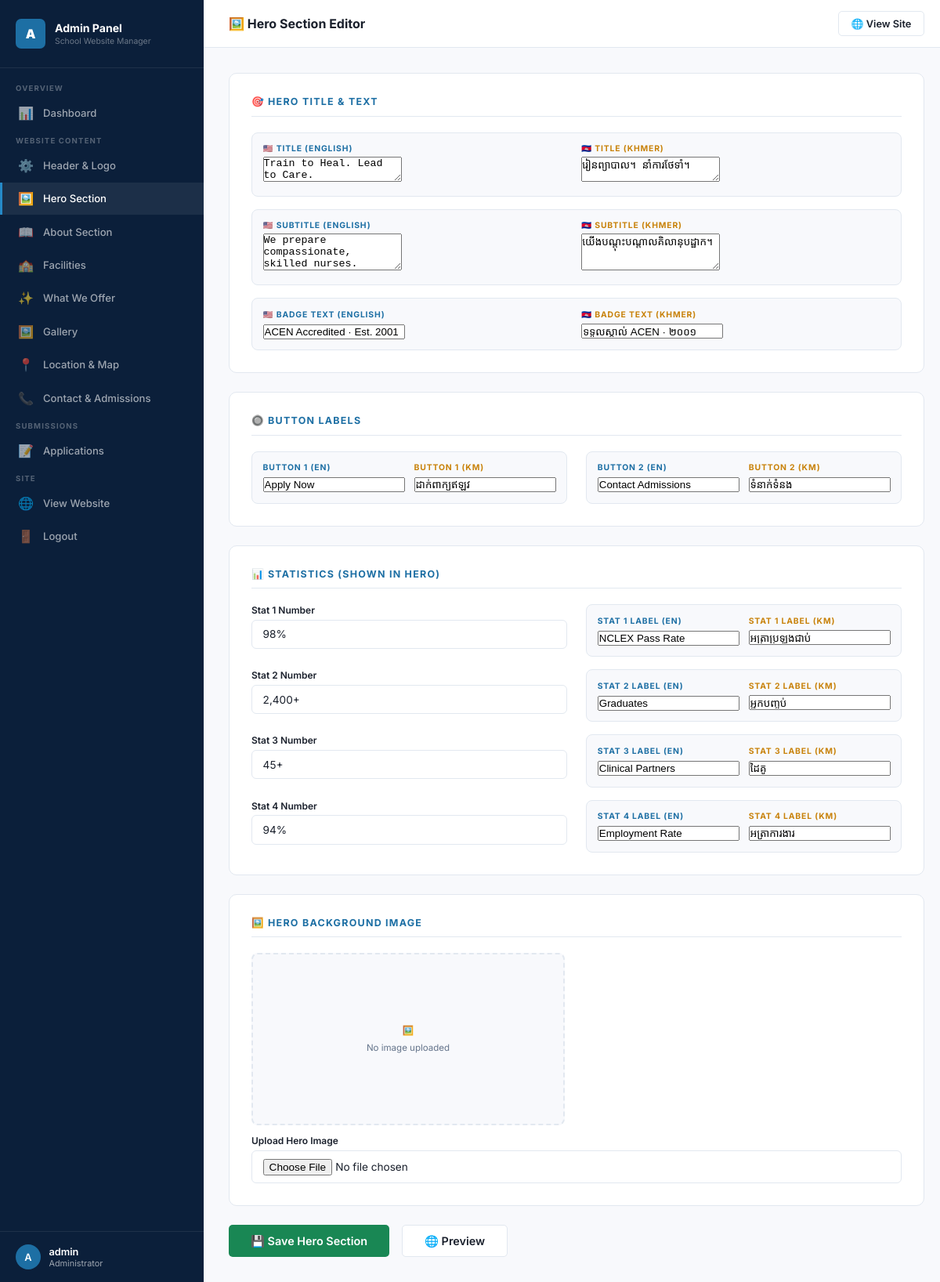
/admin-panel/hero/ (signed in), run on the app's committed database.
### core/models.py (models this page shows, shortened)
class HeroSection(models.Model):
    title_en = models.CharField(max_length=300, default="Train to Heal. Lead to Care.")
    title_km = models.CharField(max_length=300, default="រៀនព្យាបាល។ នាំការថែទាំ។")
    subtitle_en = models.TextField(default="We prepare compassionate, skilled nurses.")
    subtitle_km = models.TextField(default="យើងបណ្តុះបណ្តាលគិលានុបដ្ឋាក។")
    badge_en = models.CharField(max_length=200, default="ACEN Accredited · Est. 2001")
    badge_km = models.CharField(max_length=200, default="ទទួលស្គាល់ ACEN · ២០០១")
    btn1_en = models.CharField(max_length=100, default="Apply Now")
    btn1_km = models.CharField(max_length=100, default="ដាក់ពាក្យឥឡូវ")
    btn2_en = models.CharField(max_length=100, default="Contact Admissions")
    btn2_km = models.CharField(max_length=100, default="ទំនាក់ទំនង")
    background_image = models.ImageField(upload_to='hero/', blank=True, null=True)
    stat1_num = models.CharField(max_length=20, default="98%")
    stat1_label_en = models.CharField(max_length=100, default="NCLEX Pass Rate")
    stat1_label_km = models.CharField(max_length=100, default="អត្រាប្រឡងជាប់")
    stat2_num = models.CharField(max_length=20, default="2,400+")
    stat2_label_en = models.CharField(max_length=100, default="Graduates")
    stat2_label_km = models.CharField(max_length=100, default="អ្នកបញ្ចប់")
    stat3_num = models.CharField(max_length=20, default="45+")
    stat3_label_en = models.CharField(max_length=100, default="Clinical Partners")
    stat3_label_km = models.CharField(max_length=100, default="ដៃគូ")
    stat4_num = models.CharField(max_length=20, default="94%")
    stat4_label_en = models.CharField(max_length=100, default="Employment Rate")
    stat4_label_km = models.CharField(max_length=100, default="អត្រាការងារ")
    updated_at = models.DateTimeField(auto_now=True)

### core/views.py (the view, shortened to what this page needs)
# urls.py: path('admin-panel/hero/', views.admin_hero, name='admin_hero'),
@login_required
def admin_hero(request):
    obj, _ = HeroSection.objects.get_or_create(pk=1)
    return render(request, 'admin_panel/hero.html', {'obj': obj})

### core/templates/admin_panel/hero.html (shortened to what this page needs)
{% extends 'admin_panel/base.html' %}
{% block page_title %}🖼️ Hero Section Editor{% endblock %}
{% block content %}
<form method="post" enctype="multipart/form-data">
<div class="form-section">
  <div class="form-section-title">🎯 Hero Title & Text</div>
  <div class="lang-pair" style="margin-bottom:1rem">
    <div><div class="en-label">🇺🇸 Title (English)</div><textarea name="title_en" rows="2" placeholder="Main hero title">{{ obj.title_en }}</textarea></div>
    <div><div class="km-label">🇰🇭 Title (Khmer)</div><textarea name="title_km" rows="2" placeholder="ចំណងជើងឈានមុខ">{{ obj.title_km }}</textarea></div>
  </div>
  <div class="lang-pair" style="margin-bottom:1rem">
    <div><div class="en-label">🇺🇸 Subtitle (English)</div><textarea name="subtitle_en" rows="3" placeholder="Hero subtitle/description">{{ obj.subtitle_en }}</textarea></div>
    <div><div class="km-label">🇰🇭 Subtitle (Khmer)</div><textarea name="subtitle_km" rows="3" placeholder="ការពណ៌នា">{{ obj.subtitle_km }}</textarea></div>
  </div>
  <div class="lang-pair">
    <div><div class="en-label">🇺🇸 Badge Text (English)</div><input type="text" name="badge_en" value="{{ obj.badge_en }}" placeholder="e.g. ACEN Accredited · Est. 2001"></div>
    <div><div class="km-label">🇰🇭 Badge Text (Khmer)</div><input type="text" name="badge_km" value="{{ obj.badge_km }}" placeholder="ស្លាកអត្ថបទ"></div>
  </div>
</div>
<div class="form-section">
  <div class="form-section-title">🔘 Button Labels</div>
  <div class="form-grid">
    <div class="lang-pair"><div><div class="en-label">Button 1 (EN)</div><input type="text" name="btn1_en" value="{{ obj.btn1_en }}"></div><div><div class="km-label">Button 1 (KM)</div><input type="text" name="btn1_km" value="{{ obj.btn1_km }}"></div></div>
    <div class="lang-pair"><div><div class="en-label">Button 2 (EN)</div><input type="text" name="btn2_en" value="{{ obj.btn2_en }}"></div><div><div class="km-label">Button 2 (KM)</div><input type="text" name="btn2_km" value="{{ obj.btn2_km }}"></div></div>
  </div>
</div>
<div class="form-section">
  <div class="form-section-title">📊 Statistics (shown in hero)</div>
  <div class="form-grid">
    <div class="frow"><label>Stat 1 Number</label><input type="text" name="stat1_num" value="{{ obj.stat1_num }}" placeholder="98%"></div>
    <div class="lang-pair"><div><div class="en-label">Stat 1 Label (EN)</div><input type="text" name="stat1_label_en" value="{{ obj.stat1_label_en }}"></div><div><div class="km-label">Stat 1 Label (KM)</div><input type="text" name="stat1_label_km" value="{{ obj.stat1_label_km }}"></div></div>
    <div class="frow"><label>Stat 2 Number</label><input type="text" name="stat2_num" value="{{ obj.stat2_num }}" placeholder="2,400+"></div>
    <div class="lang-pair"><div><div class="en-label">Stat 2 Label (EN)</div><input type="text" name="stat2_label_en" value="{{ obj.stat2_label_en }}"></div><div><div class="km-label">Stat 2 Label (KM)</div><input type="text" name="stat2_label_km" value="{{ obj.stat2_label_km }}"></div></div>
    <div class="frow"><label>Stat 3 Number</label><input type="text" name="stat3_num" value="{{ obj.stat3_num }}" placeholder="45+"></div>
    <div class="lang-pair"><div><div class="en-label">Stat 3 Label (EN)</div><input type="text" name="stat3_label_en" value="{{ obj.stat3_label_en }}"></div><div><div class="km-label">Stat 3 Label (KM)</div><input type="text" name="stat3_label_km" value="{{ obj.stat3_label_km }}"></div></div>
    <div class="frow"><label>Stat 4 Number</label><input type="text" name="stat4_num" value="{{ obj.stat4_num }}" placeholder="94%"></div>
    <div class="lang-pair"><div><div class="en-label">Stat 4 Label (EN)</div><input type="text" name="stat4_label_en" value="{{ obj.stat4_label_en }}"></div><div><div class="km-label">Stat 4 Label (KM)</div><input type="text" name="stat4_label_km" value="{{ obj.stat4_label_km }}"></div></div>
  </div>
</div>
<div class="form-section">
  <div class="form-section-title">🖼️ Hero Background Image</div>
  {% if obj.background_image %}<div class="img-preview" style="max-width:400px;height:220px"><img src="{{ obj.background_image.url }}" alt="Hero bg"></div><p style="font-size:.75rem;color:var(--muted);margin-bottom:.75rem">Current image — upload new to replace</p>{% else %}<div class="img-preview" style="max-width:400px;height:220px"><div class="no-img"><span>🖼️</span><span>No image uploaded</span></div></div>{% endif %}
  <div class="frow"><label>Upload Hero Image</label><input type="file" name="background_image" accept="image/*"></div>
</div>
<div style="display:flex;gap:1rem"><button type="submit" class="topbar-btn btn-green" style="font-size:.9rem;padding:.65rem 1.75rem">💾 Save Hero Section</button><a href="/" target="_blank" class="topbar-btn btn-outline" style="font-size:.9rem;padding:.65rem 1.75rem">🌐 Preview</a></div>
</form>
{% endblock %}

### core/templates/admin_panel/base.html (shortened to what this page needs)
<!DOCTYPE html>
<html lang="en">
<head>
</head>
<body>
<aside class="sidebar">
  <div class="sb-logo">
    <div class="sb-logo-inner">
      <div class="sb-logo-mark">A</div>
      <div>
        <div class="sb-logo-text">Admin Panel</div>
        <span class="sb-logo-sub">School Website Manager</span>
      </div>
    </div>
  </div>
  <nav class="sb-nav">
    <div class="sb-section">Overview</div>
    <a href="/admin-panel/" class="sb-link {% if request.resolver_match.url_name == 'admin_dashboard' %}active{% endif %}"><span class="icon">📊</span>Dashboard</a>
    <div class="sb-section">Website Content</div>
    <a href="/admin-panel/site-settings/" class="sb-link {% if request.resolver_match.url_name == 'admin_site_settings' %}active{% endif %}"><span class="icon">⚙️</span>Header & Logo</a>
    <a href="/admin-panel/hero/" class="sb-link {% if request.resolver_match.url_name == 'admin_hero' %}active{% endif %}"><span class="icon">🖼️</span>Hero Section</a>
    <a href="/admin-panel/about/" class="sb-link {% if request.resolver_match.url_name == 'admin_about' %}active{% endif %}"><span class="icon">📖</span>About Section</a>
    <a href="/admin-panel/facilities/" class="sb-link {% if request.resolver_match.url_name == 'admin_facilities' %}active{% endif %}"><span class="icon">🏫</span>Facilities</a>
    <a href="/admin-panel/offers/" class="sb-link {% if request.resolver_match.url_name == 'admin_offers' %}active{% endif %}"><span class="icon">✨</span>What We Offer</a>
    <a href="/admin-panel/gallery/" class="sb-link {% if request.resolver_match.url_name == 'admin_gallery' %}active{% endif %}"><span class="icon">🖼️</span>Gallery</a>
    <a href="/admin-panel/location/" class="sb-link {% if request.resolver_match.url_name == 'admin_location' %}active{% endif %}"><span class="icon">📍</span>Location & Map</a>
    <a href="/admin-panel/contact/" class="sb-link {% if request.resolver_match.url_name == 'admin_contact' %}active{% endif %}"><span class="icon">📞</span>Contact & Admissions</a>
    <div class="sb-section">Submissions</div>
    <a href="/admin-panel/applications/" class="sb-link {% if 'application' in request.resolver_match.url_name %}active{% endif %}"><span class="icon">📝</span>Applications</a>
    <div class="sb-section">Site</div>
    <a href="/" target="_blank" class="sb-link"><span class="icon">🌐</span>View Website</a>
    <a href="/admin-panel/logout/" class="sb-link"><span class="icon">🚪</span>Logout</a>
  </nav>
  <div class="sb-footer">
    <div class="sb-user">
      <div class="sb-avatar">{{ request.user.username|first|upper }}</div>
      <div><div style="color:#fff;font-size:.8rem;font-weight:600">{{ request.user.username }}</div><div style="font-size:.68rem">Administrator</div></div>
    </div>
  </div>
</aside>
<main class="main">
  <div class="topbar">
    <div class="topbar-title">{% block page_title %}Dashboard{% endblock %}</div>
    <div class="topbar-right">
      <a href="/" target="_blank" class="topbar-btn btn-outline">🌐 View Site</a>
    </div>
  </div>
  <div class="content">
    {% block content %}{% endblock %}
  </div>
</main>
</body>
</html>

### core/templates/admin_panel/base.html (style rules this page uses)
* { margin:0;padding:0;box-sizing:border-box }
:root { --navy:#0b1f3a;--blue:#1d6fa4;--blue2:#2589c7;--bluepale:#e8f4fb;--green:#198754;--red:#dc3545;--orange:#fd7e14;--off:#f8f9fc;--border:#e2e8f0;--text:#1a202c;--muted:#64748b;--sidebar:260px }
body { font-family:'Inter',sans-serif;background:var(--off);color:var(--text);display:flex;min-height:100vh }
.sidebar { width:var(--sidebar);background:var(--navy);position:fixed;top:0;left:0;bottom:0;display:flex;flex-direction:column;z-index:100;overflow-y:auto }
.sb-logo { padding:1.5rem 1.25rem;border-bottom:1px solid rgba(255,255,255,.08) }
.sb-logo-inner { display:flex;align-items:center;gap:.75rem }
.sb-logo-mark { width:38px;height:38px;background:var(--blue);border-radius:7px;display:flex;align-items:center;justify-content:center;color:#fff;font-weight:900;font-size:1rem;flex-shrink:0 }
.sb-logo-text { font-size:.88rem;font-weight:700;color:#fff;line-height:1.3 }
.sb-logo-sub { font-size:.65rem;color:rgba(255,255,255,.4);margin-top:.1rem;display:block }
.sb-nav { padding:.75rem 0;flex:1 }
.sb-section { padding:.5rem 1.25rem .25rem;font-size:.6rem;font-weight:700;text-transform:uppercase;letter-spacing:.12em;color:rgba(255,255,255,.3) }
.sb-link { display:flex;align-items:center;gap:.75rem;padding:.65rem 1.25rem;color:rgba(255,255,255,.6);text-decoration:none;font-size:.82rem;font-weight:500;transition:all .2s;border-left:3px solid transparent;margin:.1rem 0 }
.sb-link:hover,.sb-link.active { color:#fff;background:rgba(255,255,255,.07);border-left-color:var(--blue2) }
.sb-link .icon { font-size:1rem;flex-shrink:0;width:20px;text-align:center }
.sb-footer { padding:1rem 1.25rem;border-top:1px solid rgba(255,255,255,.08) }
.sb-user { display:flex;align-items:center;gap:.65rem;color:rgba(255,255,255,.6);font-size:.8rem }
.sb-avatar { width:32px;height:32px;background:var(--blue);border-radius:50%;display:flex;align-items:center;justify-content:center;color:#fff;font-size:.8rem;font-weight:600;flex-shrink:0 }
.main { margin-left:var(--sidebar);flex:1;display:flex;flex-direction:column;min-height:100vh }
.topbar { background:#fff;border-bottom:1px solid var(--border);padding:.9rem 2rem;display:flex;justify-content:space-between;align-items:center;position:sticky;top:0;z-index:50 }
.topbar-title { font-size:1rem;font-weight:700;color:var(--text) }
.topbar-right { display:flex;align-items:center;gap:1rem }
.topbar-btn { display:inline-flex;align-items:center;gap:.4rem;padding:.45rem 1rem;border-radius:5px;font-size:.8rem;font-weight:600;text-decoration:none;transition:all .2s;border:none;cursor:pointer;font-family:'Inter',sans-serif }
.btn-green { background:var(--green);color:#fff }
.btn-outline { background:#fff;color:var(--text);border:1.5px solid var(--border) }
.content { padding:2rem;flex:1 }
.form-section { background:#fff;border:1px solid var(--border);border-radius:10px;padding:1.75rem;margin-bottom:1.5rem }
.form-section-title { font-size:.78rem;font-weight:700;text-transform:uppercase;letter-spacing:.1em;color:var(--blue);margin-bottom:1.25rem;padding-bottom:.65rem;border-bottom:1px solid var(--border) }
.form-grid { display:grid;grid-template-columns:1fr 1fr;gap:1rem 1.5rem }
.frow { display:flex;flex-direction:column;gap:.3rem }
.frow label { font-size:.75rem;font-weight:600;color:var(--text) }
.frow input,.frow select,.frow textarea { padding:.6rem .85rem;border:1.5px solid var(--border);border-radius:6px;font-size:.85rem;font-family:'Inter',sans-serif;color:var(--text);background:#fff;outline:none;transition:border-color .2s;width:100% }
.lang-pair { display:grid;grid-template-columns:1fr 1fr;gap:.75rem;padding:.85rem;background:var(--off);border-radius:8px;border:1px solid var(--border) }
.lang-pair .en-label { font-size:.65rem;font-weight:700;text-transform:uppercase;letter-spacing:.08em;color:var(--blue);margin-bottom:.25rem }
.lang-pair .km-label { font-size:.65rem;font-weight:700;text-transform:uppercase;letter-spacing:.08em;color:#c8820a;margin-bottom:.25rem }
.img-preview { width:100%;max-width:280px;height:160px;border-radius:8px;overflow:hidden;border:2px dashed var(--border);display:flex;align-items:center;justify-content:center;background:var(--off);margin-bottom:.75rem;position:relative }
.img-preview .no-img { font-size:2rem;flex-direction:column;display:flex;align-items:center;gap:.5rem;color:var(--muted) }
.img-preview .no-img span { font-size:.72rem }

### data on the page
HeroSection: title_en "Train to Heal. Lead to Care.", title_km "រៀនព្យាបាល។ នាំការថែទាំ។", subtitle_en "We prepare compassionate, skilled nurses.", subtitle_km "យើងបណ្តុះបណ្តាលគិលានុបដ្ឋាក។", badge_en "ACEN Accredited · Est. 2001", badge_km "ទទួលស្គាល់ ACEN · ២០០១", btn1_en "Apply Now", btn1_km "ដាក់ពាក្យឥឡូវ", btn2_en "Contact Admissions", btn2_km "ទំនាក់ទំនង", stat1_num "98%", stat1_label_en "NCLEX Pass Rate", stat1_label_km "អត្រាប្រឡងជាប់", stat2_num "2,400+", stat2_label_en "Graduates", stat2_label_km "អ្នកបញ្ចប់", stat3_num "45+", stat3_label_en "Clinical Partners", stat3_label_km "ដៃគូ", stat4_num "94%", stat4_label_en "Employment Rate", stat4_label_km "អត្រាការងារ"

### other printed values
{{ request.user.username|first|upper }} "A"
{{ request.user.username }} "admin"
